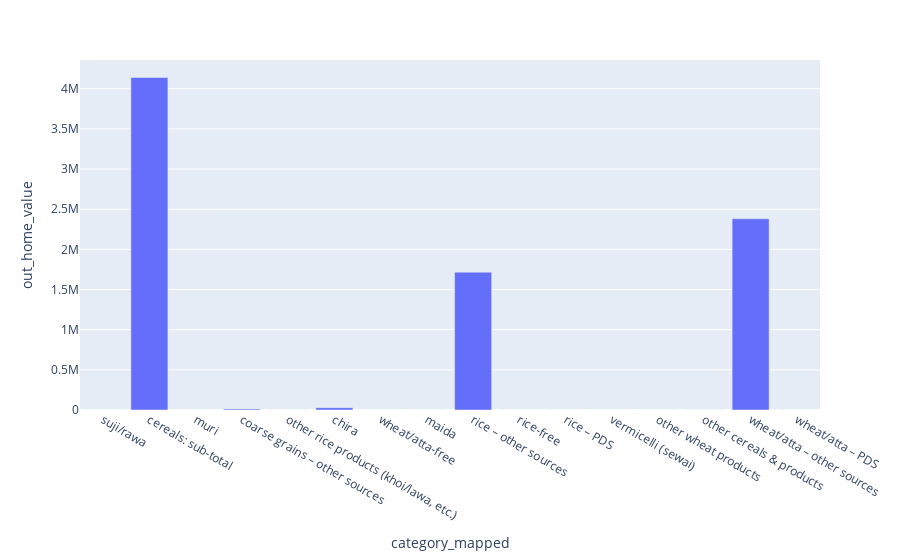

Source (notebook cell):
### Code cell
fig = px.bar(
    cat_df,
    x="category_mapped",
    y="out_home_value"
)

fig.show()

### Figure 1 — Plotly figure (JSON) as saved in the notebook; plotly's stock layout.template omitted (floating-point values rounded to 4 significant figures)
{"data": [{"hovertemplate": "category_mapped=%{x}<br>out_home_value=%{y}<extra></extra>", "legendgroup": "", "marker": {"color": "#636efa", "pattern": {"shape": ""}}, "name": "", "orientation": "v", "showlegend": false, "textposition": "auto", "type": "bar", "x": ["suji/rawa", "cereals: sub-total", "muri", "coarse grains – other sources", "other rice products (khoi/lawa, etc.)", "chira", "wheat/atta-free", "maida", "rice – other sources", "rice-free", "rice – PDS", "vermicelli (sewai)", "other wheat products", "other cereals & products", "wheat/atta – other sources", "wheat/atta – PDS"], "xaxis": "x", "y": [0.0, 4140000.0, 0.0, 13110.0, 0.0, 29200.0, 0.0, 0.0, 1716000.0, 0.0, 0.0, 0.0, 0.0, 470.0, 2382000.0, 0.0], "yaxis": "y"}], "layout": {"barmode": "relative", "legend": {"tracegroupgap": 0}, "margin": {"t": 60}, "xaxis": {"anchor": "y", "domain": [0, 1], "title": {"text": "category_mapped"}}, "yaxis": {"anchor": "x", "domain": [0, 1], "title": {"text": "out_home_value"}}}}
